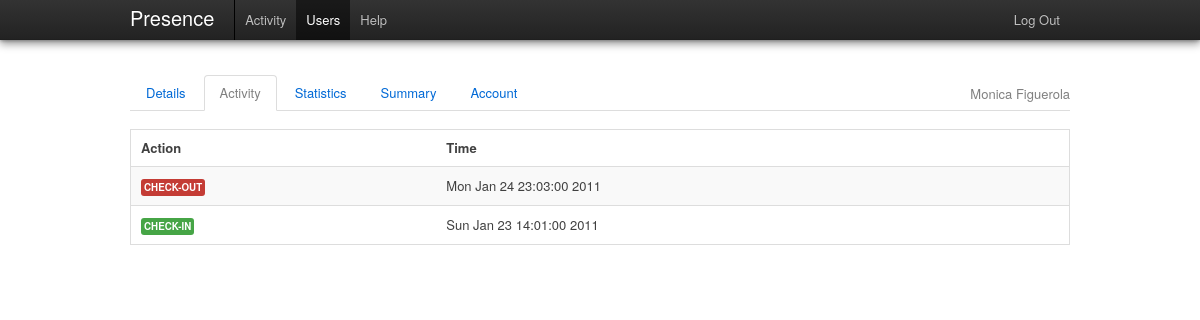
Page /admin/user_activity/2 (signed in) on the earlier database version.
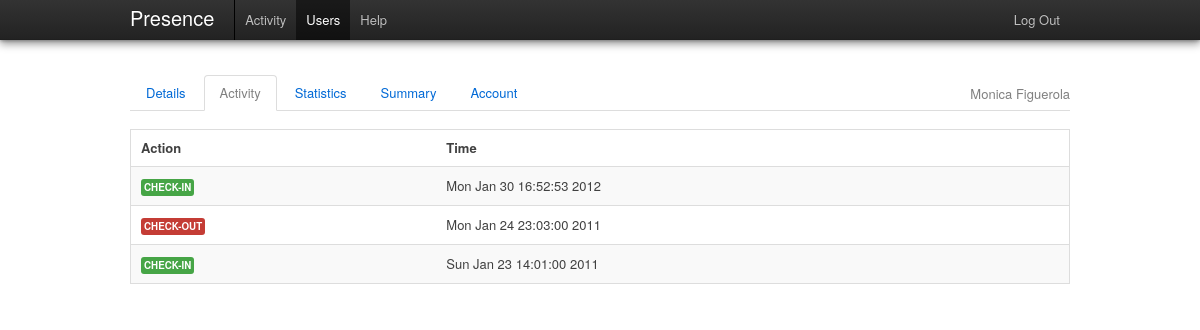
Same page on the later database version.
### tables this page shows
CREATE TABLE IF NOT EXISTS `presence_activity` (
  `id` int(11) NOT NULL AUTO_INCREMENT,
  `userid` varchar(250) NOT NULL,
  `action` varchar(50) NOT NULL,
  `timestamp` int(15) NOT NULL,
  PRIMARY KEY (`id`)
);

### public/index.php (called while the page is built, shortened)
<?php
global $CONFIG;
$dependencies = new DependencyContainer($CONFIG);
$url = isset($_GET['url']) ? $_GET['url'] : null;
$role = isset($_SESSION['role']) ? $_SESSION['role'] : null;
if ($url == null && $role == null) {
    $controller = "AuthController";
    $action = "asklogin";
    $url_params = array();
} else if ($url == null && isset($role)) {
    $controller = ucfirst($role) . 'Controller';
    $action = 'activity';
    $url_params = array();
} else {
    $url_params = explode('/', $url);
    $controller = ucfirst(array_shift($url_params));
    $action = $url_params[0] == null ? 'activity' : array_shift($url_params);
}
$extra_params = $_POST;
new $controller($dependencies, $action, array_merge($url_params, $extra_params));

### lib/DB.php (called while the page is built)
<?php
class DB {
	static function getRecord($db, $sql, $params){
		$st = $db->prepare($sql);
		$st->execute($params);
		return $st->fetch(PDO::FETCH_ASSOC);
	}
	static function getAllRecords($db, $sql, $params){
		$st = $db->prepare($sql);
        $st->execute($params);
        return $st->fetchAll(PDO::FETCH_ASSOC);
	}
}

### app/models/ActivityModel.php (called while the page is built, shortened)
<?php
class ActivityModel extends Model {
    public function __construct($dependencies) {
        $this->_table = 'presence_activity';
    }
    public function get_user_activity($userid) {
        $sql = "SELECT pa.id, pa.userid, pa.action, pa.timestamp
				FROM " . $this->_table . " pa
				JOIN presence_users pu ON `userid` = pu.id
				WHERE `userid` = ?
				ORDER BY id DESC LIMIT 15";
		return DB::getAllRecords($this->_db, $sql, array($userid));
    }
}

### app/controllers/AdminController.php (called while the page is built, shortened)
<?php
class AdminController extends Controller {
    private $_activity_model;
    private $_user_model;
    public function __construct($dependencies, $action, $params) {
        global $CONFIG;
        $this->_dependencies = $dependencies;
        $this->_activity_model = new ActivityModel($this->_dependencies);
        $this->_user_model = new UserModel($this->_dependencies);
        if ($this->check_role('admin') && method_exists($this, $action)) {
            $this->$action($params);
        } else {
            Helper::redirect($CONFIG['wwwroot'] . '/error/notfound');
        }
    }
    public function user_activity($params) {
        $this->_view = new AdminUserActivityView($this->_user_model->get_user_data($params[0]), $this->_activity_model->get_user_activity($params[0]));
    }
}

### lib/DependencyContainer.php (called while the page is built)
<?php
class DependencyContainer {
    private $_instances = array();
    private $_params = array();
    public function __construct($params) {
        $this->_params = $params;
    }
    public function get_db() {
        if (empty($this->_instances['db']) ||
                !is_a($this->_instances, 'PDO')) {
            $this->_instances['db'] = new PDO(
                            "mysql:host=" . $this->_params['dbhost'] . ";
                 dbname=" . $this->_params['dbname'],
                            $this->_params['dbuser'],
                            $this->_params['dbpassword']
            );
        }
        return $this->_instances['db'];
    }
}

### app/models/UserModel.php (called while the page is built, shortened)
<?php
class UserModel extends Model {
    public function __construct($dependencies) {
        $this->_table = 'presence_users';
    }
    public function get_user_data($userid) {
        $sql = "SELECT id, email, firstname, lastname, role
                FROM " . $this->_table . "
                WHERE `id` = ?";
		return DB::getRecord($this->_db, $sql, array($userid));
    }
}

### app/model.class.php (called while the page is built, shortened)
<?php
class Model{
    public function __construct($dependencies){
        $this->_db = $dependencies->get_db();
    }
}

### lib/Helper.php (called while the page is built, shortened)
<?php
class Helper{
	static function get_event_description($event) {
        switch ($event) {
            case 'checkin': return 'Check-In';
            case 'checkout': return 'Check-Out';
		}
	}
    static function get_label_for_action($action){
       switch ($action) {
            case 'checkin': return 'success';
            case 'checkout': return 'important';
		}
    }
}

### app/views/AdminUserActivityView.php (the view, shortened to what the changed rows need)
<?php
class AdminUserActivityView extends View{
	private $_user;
    private $_activity;
    public function __construct($user, $activity) {
        $this->_user = $user;
        $this->_activity = $activity;
    }
	public function content(){
		global $CONFIG;
		$activity_table_content = '';
        if (!empty($this->_activity)) {
            foreach ($this->_activity as $entry) {
                $activity_table_content .=
                '<tr>
					<td><span class="label ' . Helper::get_label_for_action($entry['action']) . '">' . Helper::get_event_description($entry['action']) . '</span></td>
					<td>' . date('D M j G:i:s Y', $entry['timestamp']) . '</td>
				 </tr>
				';
            }
        }
		return '
        <ul class="tabs">
            <li><a href="'.$CONFIG['wwwroot'].'/admin/user_details/'.$this->_user['id'].'">Details</a></li>
            <li class="active"><a href="'.$CONFIG['wwwroot'].'/admin/user_activity/'.$this->_user['id'].'">Activity</a></li>
            <li><a href="#">Statistics</a></li>
            <li><a href="#">Summary</a></li>
			<li><a href="'.$CONFIG['wwwroot'].'/admin/user_account/'.$this->_user['id'].'">Account</a></li>
            <li class="id-tab">'.$this->_user['firstname'].' '.$this->_user['lastname'].'</li>
        </ul>
		<section id="activity">
            <table class="activity_table zebra-striped">
				<thead>
					<tr>
						<th>Action</th>
						<th>Time</th>
					</tr>
				</thead>
				<tbody>' . $activity_table_content . '
				</tbody>
			</table>
		</section>
		';
	}
}

Differences in the rows shown:
added presence_activity: action "CHECK-IN", timestamp "Mon Jan 30 16:52:53 2012"
